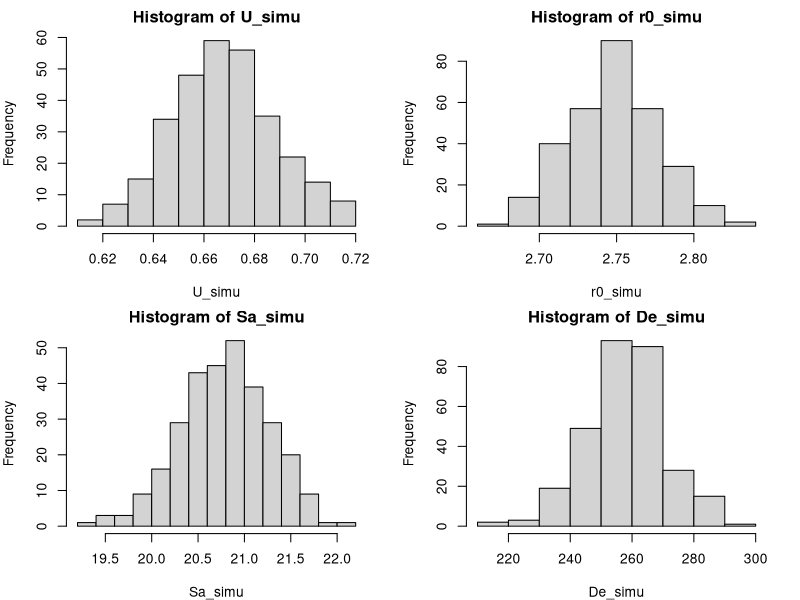

R code for this plot: (Note: a time limit stopped this script after it produced the figure.)
# This is the R script used for speleothem dose rate modelling due to disequilibrium of 238U decay chain.
# reference: Zhang et al (2024). Isothermal thermoluminescence dating of speleothem growth - A case study from Ble?berg cave 2, Germany. Quaternary Geochronology 85, 101628.

### For sample LUM4347 from the reference paper, use Monte Carlo to get the age error.

rm(list = ls())
###############  parameters below to change for different samples ##############
################################################################################
gamma.attenuation <- 0.5 # Because the studied sample (BB2-1) is not infinitely large considering the range of gamma ray.
                          # It should be 1, when the sample is sufficiently large.

cosmicray <- 0.051 # Gy/ka, calculated cosmic ray

##################
U <- 0.67 # total U (U238+U235), ppm
U_err <- 0.02
Th232 <- 0.012 # Th232, ppm
##################
r0 <- 2.75 # initial [U234]/[U238] activity ratio, from U series dating
r0_err <- 0.03
##################
Sa <- 20.8 # Measured Sa value, unit uGy/(1000*alpha*cm-2)
Sa_err <- 0.5 #
##################
De_measure <- 257.5 # measured De
De_err <- 12.3

runs <- 300 ## number of simulations. It takes some time (~20 min for 300 runs)..

################################################################################
############### no need to change the code below ###############################
################################################################################

age_simu <- c()
U_simu <- rnorm(runs, mean = U, sd = U_err)
r0_simu <- rnorm(runs, mean = r0, sd = r0_err)
Sa_simu <- rnorm(runs, mean = Sa, sd = Sa_err)
De_simu <- rnorm(runs, mean = De_measure, sd = De_err)

par(mfrow = c(2, 2))
par(mar = c(4, 4, 2, 2))

hist(U_simu)
hist(r0_simu)
hist(Sa_simu)
hist(De_simu)

for (k in 1:runs)
{
  U <- U_simu[k]
  r0 <- r0_simu[k]
  Sa <- Sa_simu[k]
  De_measure <- De_simu[k]
  #####################################################

  U238 <- 0.9929 * U # unit ppm
  U235 <- 0.0071 * U # unit ppm

  # U238 decay system
  halflife.U238 <- 1.41 * 10^17 # unit s, From Guerin2011
  halflife.U234 <- 7.75 * 10^12
  halflife.Th230 <- 2.38 * 10^12
  halflife.Ra226 <- 5.05 * 10^10

  lamda.U238 <- log(2) / halflife.U238 # unit s-1
  lamda.U234 <- log(2) / halflife.U234
  lamda.Th230 <- log(2) / halflife.Th230
  lamda.Ra226 <- log(2) / halflife.Ra226

  ####################################
  a.U238 <- 12.44 * U238 #   The activity of 1 ppm U238 is 12.44 Bg/kg from Guerin et al.(2011).

  a.U234.initial <- r0 * a.U238
  N.U234.initial <- a.U234.initial / lamda.U234
  N.Th230.initial <- 0
  #N.Th230.initial <- (Th232 * 10^-3 / 232) * 6.02 * 10^23 * (4.4 * 10^-6) ## atom ratio of 230Th/232Th is 4.4+-2.2*10^-6

  # alpha flux for 1ppm natural U, when in equilibrium,from Norbert Mercier's table
  flux.U238 <- 1529 ## unit /cm2/year
  flux.U234 <- 1829
  flux.Th230 <- 14290
  # totalflux.U238<-17647
  
  totalflux.U235 <- 821
  totalflux.Th232 <- 5166

  conversion.beta.U235 <- 0.0037 ## 1 ppm to Gy/ka, from Guerin2011
  conversion.gamma.U235 <- 0.0020

  conversion.beta.Th232 <- 0.0277
  conversion.gamma.Th232 <- 0.0479

  # dose rates from U235 and Th232. constant
  Dr.U235 <- U * (totalflux.U235 * Sa * 0.92 * 10^-6) + U * conversion.beta.U235 + U * conversion.gamma.U235 * gamma.attenuation
  Dr.Th232 <- Th232 * (totalflux.Th232 * Sa * 0.96 * 10^-6) + Th232 * conversion.beta.Th232 + Th232 * conversion.gamma.Th232 * gamma.attenuation
  # note that 0.92 and 0.96 are correction factors for U and Th.
  Dr.U235
  Dr.Th232
  ##### Below is the calculation of dose rate of U238 decay chain
  ## conversion from from 1 ppm to Gy/ka, Guerin2011  ###############
  conversion.beta.U <- 0.1419 ## total chain
  conversion.beta.U238 <- 0.0548
  conversion.beta.U234 <- 0.0007
  conversion.beta.Th230 <- 0.0864

  conversion.gamma.U <- 0.1096 ## total chain
  conversion.gamma.U238 <- 0.0017
  conversion.gamma.U234 <- 0.0001
  conversion.gamma.Th230 <- 0.1079


  De.initial <- 0 # Gy/ka
  time.sum <- integer(0)

  a.U238.sum <- numeric(0)
  a.U234.sum <- numeric(0)
  a.Th230.sum <- numeric(0)
  alphaflux.sum <- numeric(0)

  Dr238.sum <- numeric(0)
  Dr234.sum <- numeric(0)
  Dr230.sum <- numeric(0)

  Dr.totalalpha.sum <- numeric(0) # alpha dose rate of U238 decay chain
  Dr.totalbeta.sum <- numeric(0)
  Dr.totalgamma.sum <- numeric(0)
  Dr.total.sum <- numeric(0) # total dose rate of U238

  Dr.U235.sum <- numeric(0) # total dose rate of U235
  Dr.Th232.sum <- numeric(0) # total dose rate of Th232

  Dr.sum <- numeric(0) # overall total dose rate
  De.sum <- numeric(0)


  for (i in 0:1000000) # unit year
  {
    if (i == 0) {
      N.U234 <- N.U234.initial
      N.Th230 <- N.Th230.initial
      De <- De.initial
    }

    a.U234 <- lamda.U234 * N.U234
    a.Th230 <- lamda.Th230 * N.Th230

    ############################## calculate alpha dose rate Gy/ka ####
    ra.U234 <- a.U234 / a.U238 # relative activity of U234 to U238  (or the U234 in equilibrium state)
    ra.Th230 <- a.Th230 / a.U238 # relative activity of Th230 to U238 (or the Th230 in equilibrium state)

    totalflux <- flux.U238 + flux.U234 * ra.U234 + flux.Th230 * ra.Th230
    Dr.totalalpha <- U * totalflux * Sa * 0.92 * 10^-6 ## correction factor of 0.92 from Norbert

    Dr.alpha.U238 <- U * flux.U238 * Sa * 0.92 * 10^-6
    Dr.alpha.U234 <- U * flux.U234 * ra.U234 * Sa * 0.92 * 10^-6
    Dr.alpha.Th230 <- U * flux.Th230 * ra.Th230 * Sa * 0.92 * 10^-6

    ########################## calculate beta dose rate unit Gy/ka ##########################

    Dr.beta.U238 <- U * conversion.beta.U238
    Dr.beta.U234 <- U * conversion.beta.U234 * ra.U234
    Dr.beta.Th230 <- U * conversion.beta.Th230 * ra.Th230

    Dr.totalbeta <- Dr.beta.U238 + Dr.beta.U234 + Dr.beta.Th230

    ########################## calculate gamma dose rate unit Gy/ka ##########################

    ## here we assume only 20% of the total gamma dose rate, because the sample is not infinite large for the gamma ray
    Dr.gamma.U238 <- U * conversion.gamma.U238 * gamma.attenuation
    Dr.gamma.U234 <- U * conversion.gamma.U234 * ra.U234 * gamma.attenuation
    Dr.gamma.Th230 <- U * conversion.gamma.Th230 * ra.Th230 * gamma.attenuation

    Dr.totalgamma <- Dr.gamma.U238 + Dr.gamma.U234 + Dr.gamma.Th230

    ######################### total dose rate of U238 ######################################################

    Dr.total <- Dr.totalalpha + Dr.totalbeta + Dr.totalgamma # means total dose rate of U238

    Dr.U238 <- Dr.alpha.U238 + Dr.beta.U238 + Dr.gamma.U238 # total dose rate of the U238- to U234 segment
    Dr.U234 <- Dr.alpha.U234 + Dr.beta.U234 + Dr.gamma.U234 # total dose rate of the U234- to Th230 segment
    Dr.Th230 <- Dr.alpha.Th230 + Dr.beta.Th230 + Dr.gamma.Th230 # total dose rate of the Th230- to end of decay chain

    ####################### overall total dose rate  #########################################################

    Dr <- Dr.total + Dr.U235 + Dr.Th232 + cosmicray

    #################################################

    if (i %% 1000 == 0) {
      j <- i / 1000 + 1
      time.sum[j] <- i / 1000
      a.U238.sum[j] <- a.U238
      a.U234.sum[j] <- a.U234
      a.Th230.sum[j] <- a.Th230
      alphaflux.sum[j] <- totalflux

      Dr238.sum[j] <- Dr.U238
      Dr234.sum[j] <- Dr.U234
      Dr230.sum[j] <- Dr.Th230

      Dr.totalalpha.sum[j] <- Dr.totalalpha
      Dr.totalbeta.sum[j] <- Dr.totalbeta
      Dr.totalgamma.sum[j] <- Dr.totalgamma
      Dr.total.sum[j] <- Dr.total # U238 total dose rate

      Dr.U235.sum[j] <- Dr.U235
      Dr.Th232.sum[j] <- Dr.Th232

      Dr.sum[j] <- Dr
      De.sum[j] <- De
    }

    De.increase <- Dr / 1000 ## De increase Gy per year
    De <- De + De.increase

    N.U234 <- N.U234 + (a.U238 - a.U234) * 3600 * 24 * 365 # per year
    N.Th230 <- N.Th230 + (a.U234 - a.Th230) * 3600 * 24 * 365 # per year
  }

  dataset <- data.frame("Time_ka" = time.sum, "De" = De.sum)
  dev <- min(abs(De_measure - dataset$De))
  Dedata <- subset(dataset, abs(De_measure - dataset$De) == dev)
  age_simu[k] <- Dedata$Time_ka
}

par(mfrow = c(1, 1))
hist(age_simu)

summary(age_simu)
sd(age_simu)

# write.csv(age_simu,'LUM4347 simulatd ages_300.csv')
